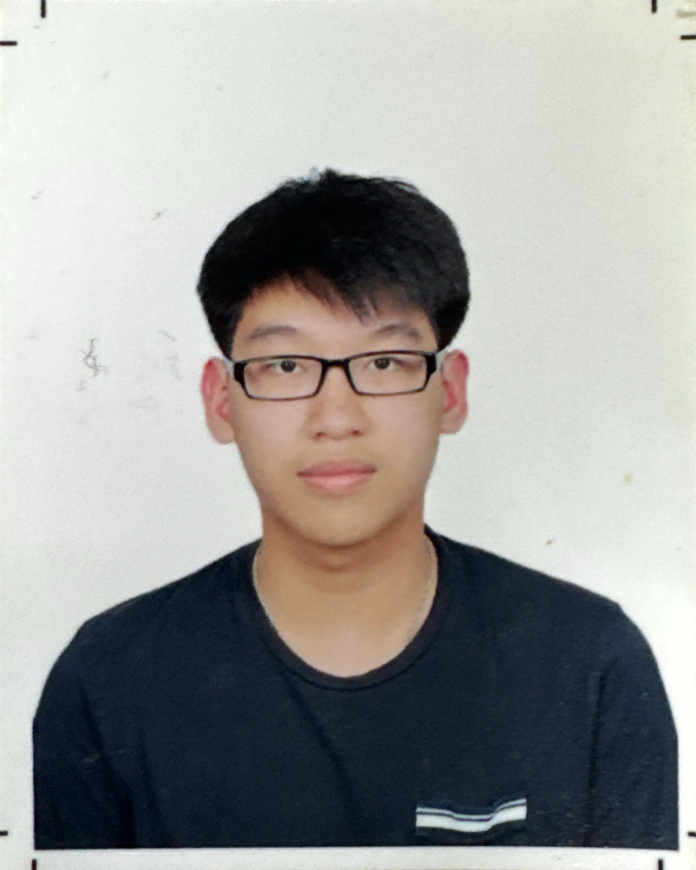
#> input picture transfer_package/data/faces/00209_6acd6373.jpg, 1392 x 1740 px, given in place of the camera (shown at 1/2 size)
$ python test_camera_preview.py
#> lines starting #> are read from the running program, lines starting #| are printed output that depends on the picture
### core/face_recognition_vector.py
import cv2
import numpy as np
from typing import List, Tuple, Optional, Dict, Any
import logging

class VectorizedFaceRecognitionSystem:
    """Face recognition system using HOG feature vectors stored in MongoDB"""

    def __init__(self, tolerance=0.6):
        self.tolerance = tolerance
        self.known_face_encodings = []  # List of face feature vectors
        self.known_face_names = []      # Corresponding names
        self.known_employee_ids = []    # Corresponding employee IDs

        # Initialize OpenCV components
        self.face_cascade = cv2.CascadeClassifier(cv2.data.haarcascades + 'haarcascade_frontalface_default.xml')

        # Initialize HOG descriptor for feature extraction
        self.hog = cv2.HOGDescriptor()

        # Initialize logging
        logging.basicConfig(level=logging.INFO)
        self.logger = logging.getLogger(__name__)

    def extract_face_encoding(self, image_array):
        """Extract face feature vector from image array"""
        try:
            # Convert to grayscale if needed
            if len(image_array.shape) == 3:
                gray_image = cv2.cvtColor(image_array, cv2.COLOR_BGR2GRAY)
            else:
                gray_image = image_array

            # Detect faces
            faces = self.face_cascade.detectMultiScale(gray_image, 1.3, 5)

            if len(faces) > 0:
                # Get the largest face
                face = max(faces, key=lambda rect: rect[2] * rect[3])
                x, y, w, h = face

                # Extract face ROI
                face_roi = gray_image[y:y+h, x:x+w]

                # Resize to standard size for consistent feature extraction
                face_roi = cv2.resize(face_roi, (128, 128))

                # Extract HOG features
                features = self.hog.compute(face_roi)

                if features is not None:
                    # Flatten and normalize the features
                    feature_vector = features.flatten()
                    # Normalize to unit length
                    norm = np.linalg.norm(feature_vector)
                    if norm > 0:
                        feature_vector = feature_vector / norm

                    return feature_vector.tolist(), (x, y, w, h)

            return None, None

        except Exception as e:
            self.logger.error(f"Error extracting face encoding: {e}")
            return None, None

    # [186 lines left out: functions extract_face_encoding_from_file, load_known_faces, recognize_face, detect_and_recognize_faces_in_frame, draw_face_boxes, not called in this run]

class CameraManager:
    """Camera management class (unchanged from original)"""

    # [42 lines left out: functions __init__, start_camera, stop_camera, get_frame, not called in this run]

    def is_camera_active(self):
        """Check if camera is active"""
        return self.is_active

### test_camera_preview.py
#!/usr/bin/env python3
"""
Test script to verify the camera preview with face detection bounding boxes works correctly
"""

import sys
import os
sys.path.append(os.path.dirname(os.path.abspath(__file__)))

import cv2
import numpy as np
from core.face_recognition_vector import VectorizedFaceRecognitionSystem
from core.mongodb_manager import MongoDBManager

def test_camera_preview_with_face_detection():
    """Test camera preview with face detection visualization"""
    print("🧪 Testing Camera Preview with Face Detection...")

    try:
        # Initialize components
        face_recognition = VectorizedFaceRecognitionSystem()
        print("✅ Face recognition system initialized")

        # Test camera access
        cap = cv2.VideoCapture(0)
        if not cap.isOpened():
            print("❌ Camera not available")
            return False

        print("✅ Camera opened successfully")

        # Test a few frames
        for i in range(5):
            ret, frame = cap.read()
            if ret and frame is not None:
                print(f"📷 Frame {i+1}: {frame.shape}")

                # Test face detection and encoding
                face_vector, face_coords = face_recognition.extract_face_encoding(frame)

                if face_coords is not None:
                    x, y, w, h = face_coords
                    print(f"   ✅ Face detected at coordinates: x={x}, y={y}, w={w}, h={h}")

                    if face_vector is not None:
                        print(f"   ✅ Face vector extracted: shape={face_vector.shape}")
                    else:
                        print(f"   ⚠️ Face detected but no vector extracted")
                else:
                    print(f"   ⚠️ No face detected in frame {i+1}")
            else:
                print(f"❌ Failed to read frame {i+1}")
#> this loop made 1 pass
#> norm in extract_face_encoding on pass 1: 30.68
#|    ✅ Face detected at coordinates: x=402, y=554, w=510, h=510
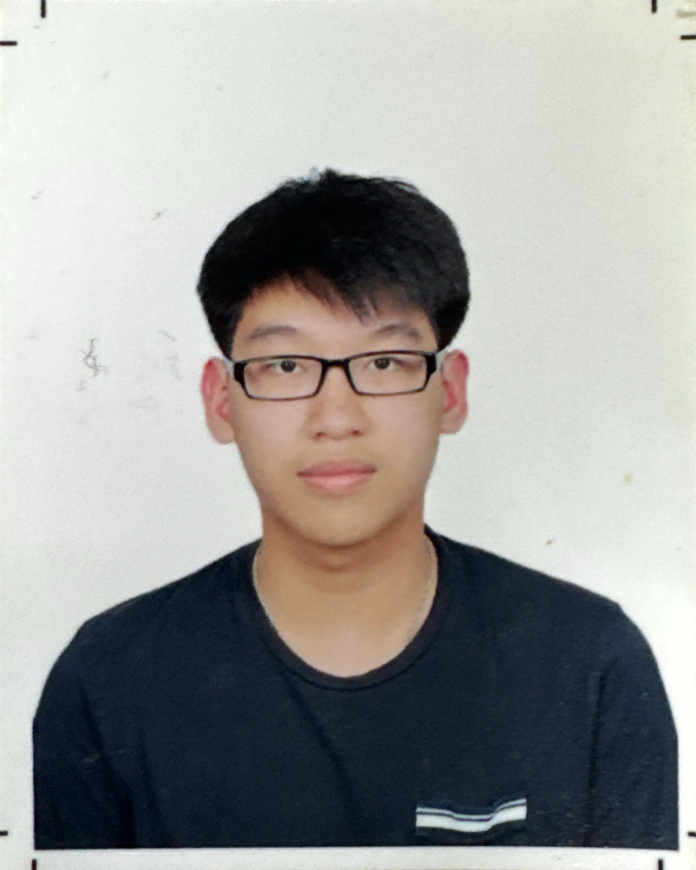
#> input picture transfer_package/data/faces/00209_6acd6373.jpg, 1392 x 1740 px, given in place of the camera (shown at 1/2 size)
#> pass 1, in extract_face_encoding, `gray_image = cv2.cvtColor(image_array, cv2.COLOR_BGR2GRAY)`:
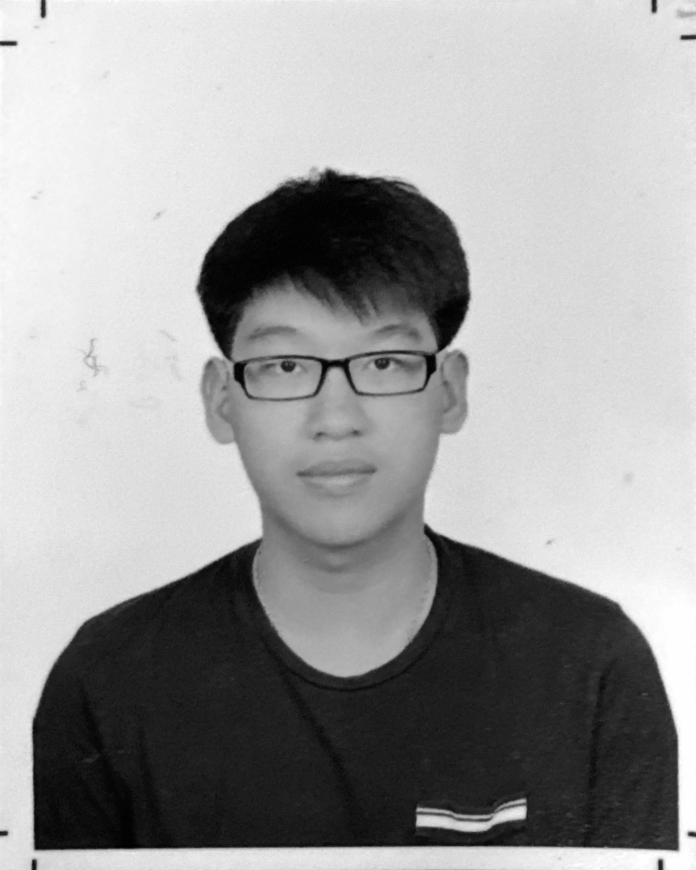
#> gray_image: shape (1740, 1392) (shown at 1/2 size); min 0, max 255, mean 156.8
#> pass 1, in extract_face_encoding, `face_roi = gray_image[y:y+h, x:x+w]`:
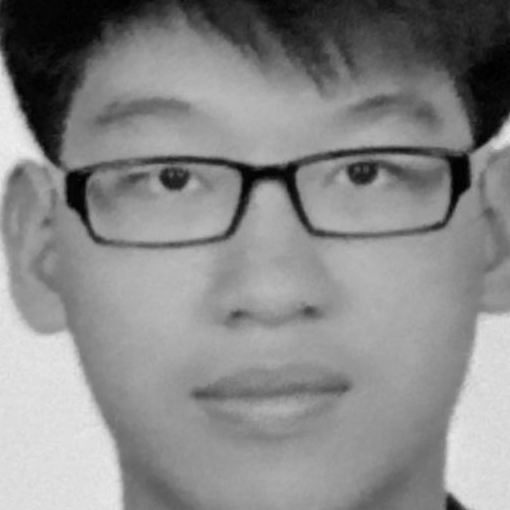
#> face_roi: shape (510, 510); min 0, max 238, mean 136.6
#> frame is the input picture: shape (1740, 1392, 3); mean B, G, R 154.9, 157.2, 157

        cap.release()
        print("✅ Camera released successfully")

        print("\n🎉 Camera preview test completed!")
        print("📋 Summary:")
        print("   • Camera access: ✅ Working")
        print("   • Frame reading: ✅ Working")
        print("   • Face detection: ✅ Working")
        print("   • Face encoding: ✅ Working")
        print("   • Coordinate extraction: ✅ Working")

        return True

    except Exception as e:
        print(f"❌ Test failed: {e}")
        import traceback
        traceback.print_exc()
        return False

if __name__ == "__main__":
    success = test_camera_preview_with_face_detection()
    if success:
        print("\n✅ All camera preview components are working correctly!")
        print("🎯 The registration dialog should now show:")
        print("   • Live camera preview")
        print("   • Green bounding boxes around detected faces")
        print("   • Real-time face vector capture indicators")
        print("   • Progress updates during capture process")
    else:
        print("\n❌ Camera preview test failed!")

    input("\nPress Enter to exit...")
